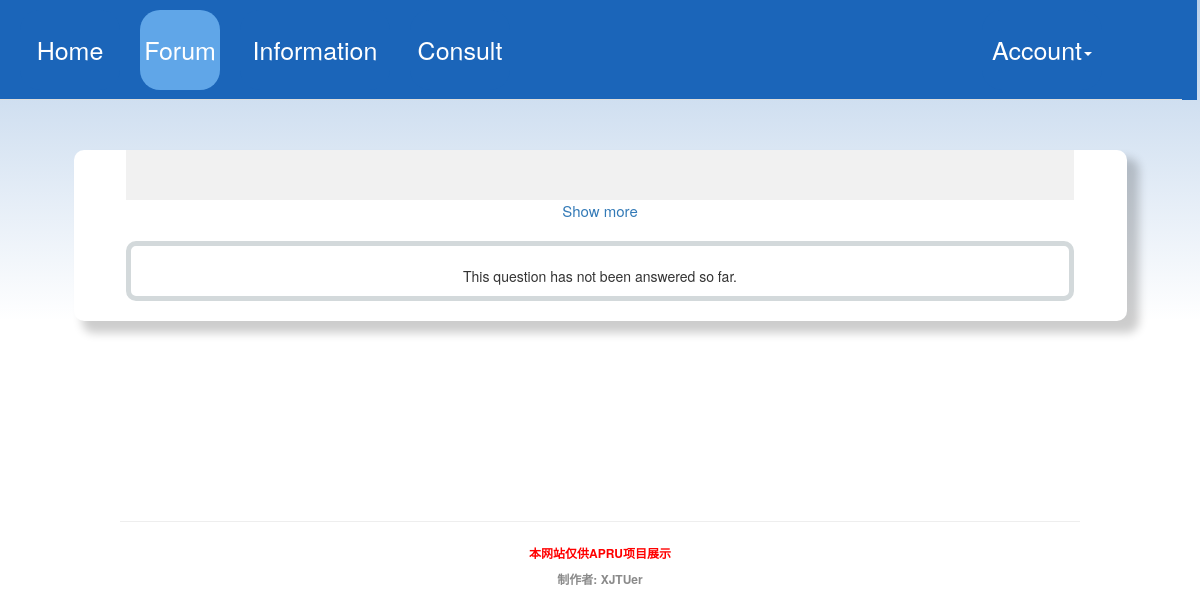
/question2, run on an earlier commit of the app's database.
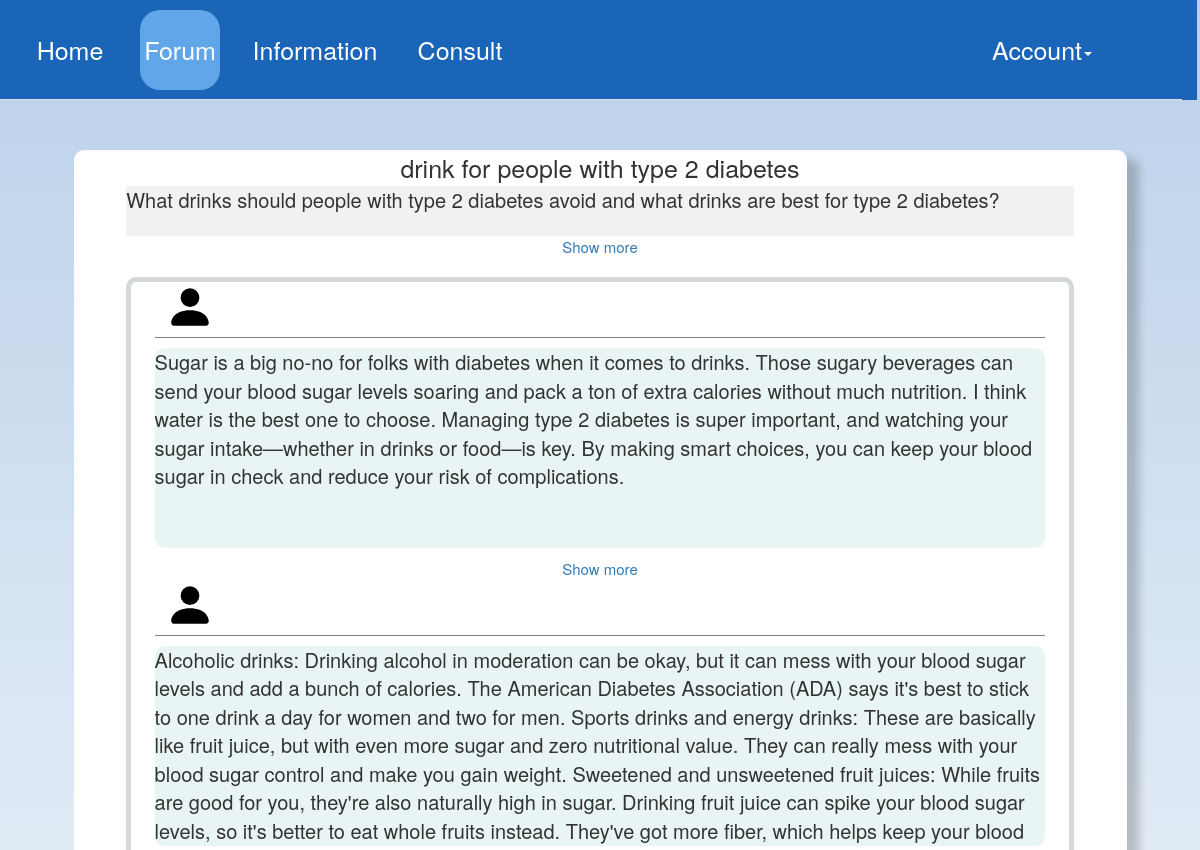
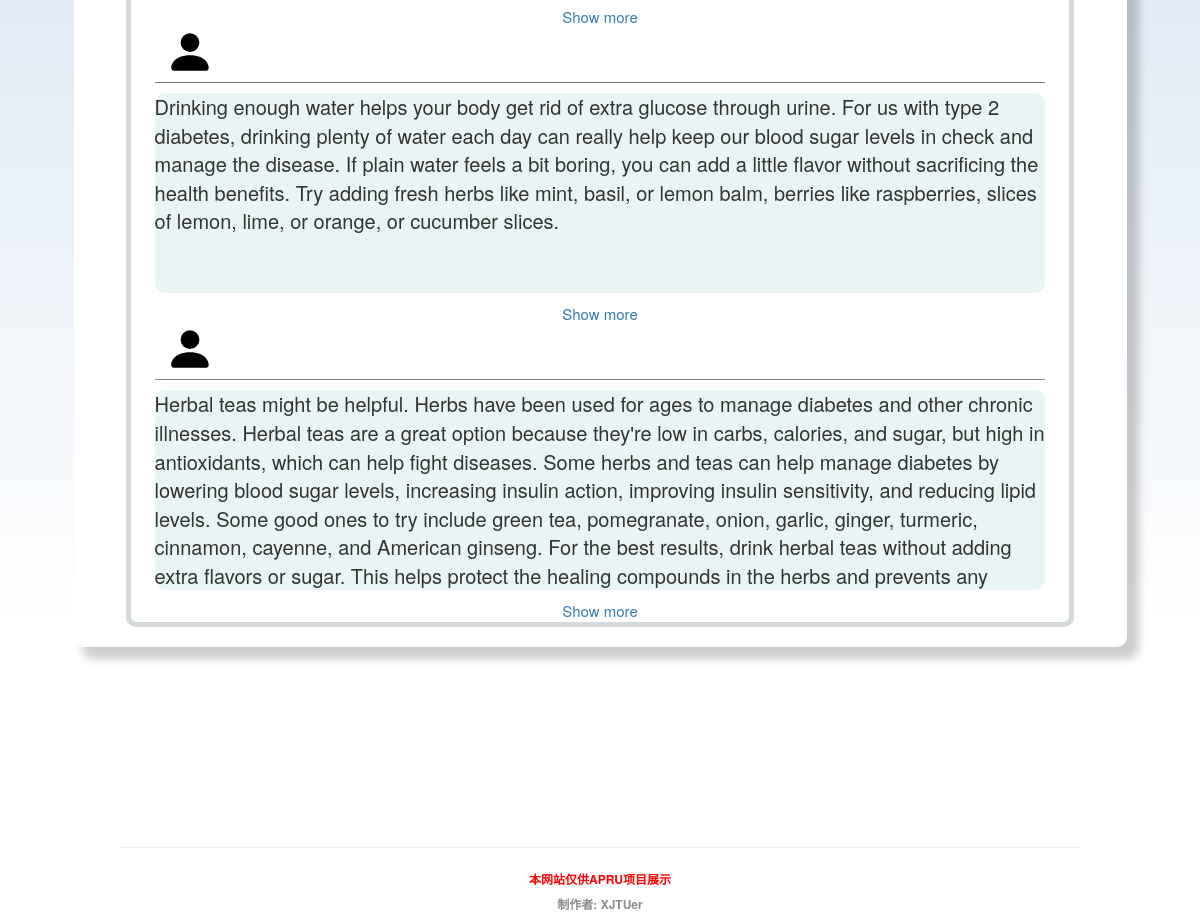
And on a later commit of the database (2 pictures, top to bottom).
### appdir/models.py (models this page shows, shortened)
class Question(db.Model):
    id = db.Column(db.Integer, primary_key=True)
    title = db.Column(db.String(100), index=True)
    question = db.Column(db.String(300), index=True)
    user_id = db.Column(db.Integer, db.ForeignKey('user.id'))
    datetime = db.Column(db.DateTime)

class Answer(db.Model):
    id = db.Column(db.Integer, primary_key=True)
    content = db.Column(db.String(1000), index=True)
    user_id = db.Column(db.Integer, db.ForeignKey('user.id'))
    question_id = db.Column(db.Integer, db.ForeignKey('question.id'))

### appdir/routes.py (the view)
@app.route('/question<question_id>', methods=['GET', 'POST'])
def question(question_id):
    current_question = Question.query.filter(Question.id == question_id).first()
    answers = getAnswerById(question_id)
    answer_form = AnswerForm()
    return render_template('question.html',
                           question=current_question, answers=answers,
                           answer_form=answer_form)

### appdir/utils/util.py (called while the page is built)
def getAnswerById(questionId):
    answers = Answer.query.filter(Answer.question_id == questionId)
    answer_data = []
    for answer in answers:
        answer_data.append({
            'id': answer.id,
            'content': answer.content,
            'user_id': answer.user_id,
            'question_id': answer.question_id
        })
    return answer_data

### appdir/templates/question.html (shortened to what this page needs)
{% extends 'base.html' %}
{% block content %}
    <link rel="stylesheet" href="../static/css/question.css" type="text/css" media="all">
    <div class="container">
        <div class="question-container">
            <div class="question-title">{{ question.title }}</div>
            <div class="question-content" id={{ question.id }}>{{ question.question }}</div>
            <div class="tip">
                <a id="tips" class="showMore" onclick="expand(this,{{ question.id }})">Show more</a>
            </div>
            <div class="answer">
                {% if answers | length == 0 %}
                    <p class="card-text" style="margin-top: 20px;">This question has not been answered so far.</p>
                {% endif %}
                {% for answer in answers %}
                    <div class="answer-content">
                        <div class="photo-and-name">
                            <div class="photo">
                                <img src="../static/image/bootstrap-icon/person-fill.svg"
                                     style="width:50px;height:50px;" alt="" loading="lazy">
                            </div>
                        </div>
                        <div class="answer-boby">
                            <div class="answer-text" id={{ answer.id }}>{{ answer.content }}</div>
                            <div class="tip">
                                <a id="content-tips" class="showMore" onclick="expandContent(this,{{ answer.id }})">Show
                                    more</a>
                            </div>
                        </div>
                    </div>
                {% endfor %}
            </div>
        </div>
    </div>
{% endblock %}

What changed in the data, as far as the page shows it:
added Question: title "drink for people with type 2 diabetes", question "What drinks should people with type 2 diabetes avoid and what drinks are best for type 2 diabetes?"
added Answer: content "Sugar is a big no-no for folks with diabetes when it comes to drinks. Those sugary beverages can send your blood sugar levels soaring and pack a ton of extra calories without much nutrition. I think water is the best one to choose. Managing type 2 diabetes is super important, and watching your sugar intake—whether in drinks or food—is key. By making smart choices, you can keep your blood sugar in check and reduce your risk of complications."
added Answer: content "Alcoholic drinks: Drinking alcohol in moderation can be okay, but it can mess with your blood sugar levels and add a bunch of calories. The American Diabetes Association (ADA) says it's best to stick to one drink a day for women and two for men. Sports drinks and energy drinks: These are basically like fruit juice, but with even more sugar and zero nutritional value. They can really mess with your blood sugar control and make you gain weight. Sweetened and unsweetened fruit juices: While fruits are good for you, they're also naturally high in sugar. Drinking fruit juice can spike your blood sugar levels, so it's better to eat whole fruits instead. They've got more fiber, which helps keep…"
added Answer: content "Drinking enough water helps your body get rid of extra glucose through urine. For us with type 2 diabetes, drinking plenty of water each day can really help keep our blood sugar levels in check and manage the disease. If plain water feels a bit boring, you can add a little flavor without sacrificing the health benefits. Try adding fresh herbs like mint, basil, or lemon balm, berries like raspberries, slices of lemon, lime, or orange, or cucumber slices."
added Answer: content "Herbal teas might be helpful. Herbs have been used for ages to manage diabetes and other chronic illnesses. Herbal teas are a great option because they're low in carbs, calories, and sugar, but high in antioxidants, which can help fight diseases. Some herbs and teas can help manage diabetes by lowering blood sugar levels, increasing insulin action, improving insulin sensitivity, and reducing lipid levels. Some good ones to try include green tea, pomegranate, onion, garlic, ginger, turmeric, cinnamon, cayenne, and American ginseng. For the best results, drink herbal teas without adding extra flavors or sugar. This helps protect the healing compounds in the herbs and prevents any…"
Also different on the page:
text no longer shown: "This question has not been answered so far."
